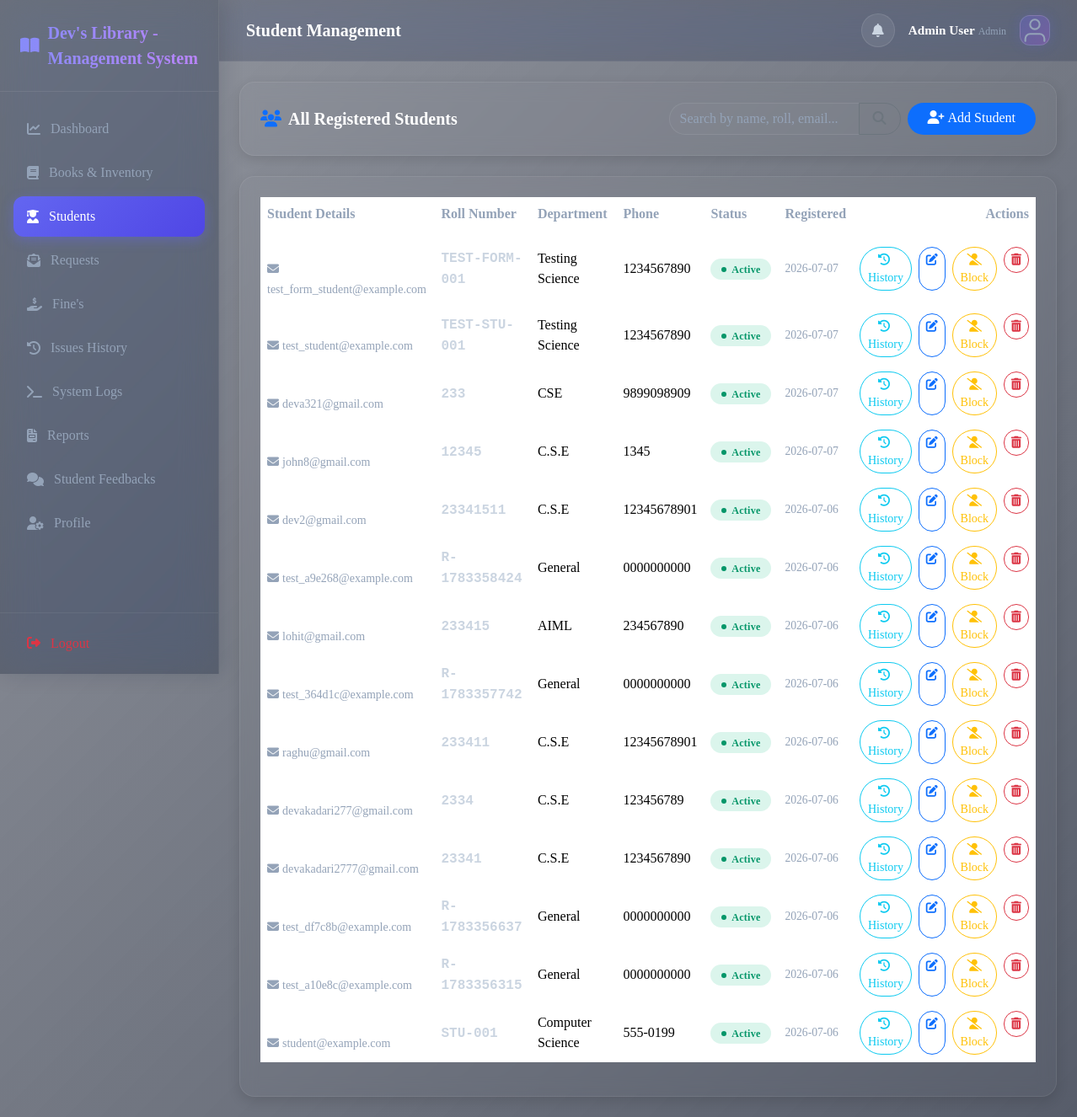
/students (signed in), run on an earlier commit of the app's database.
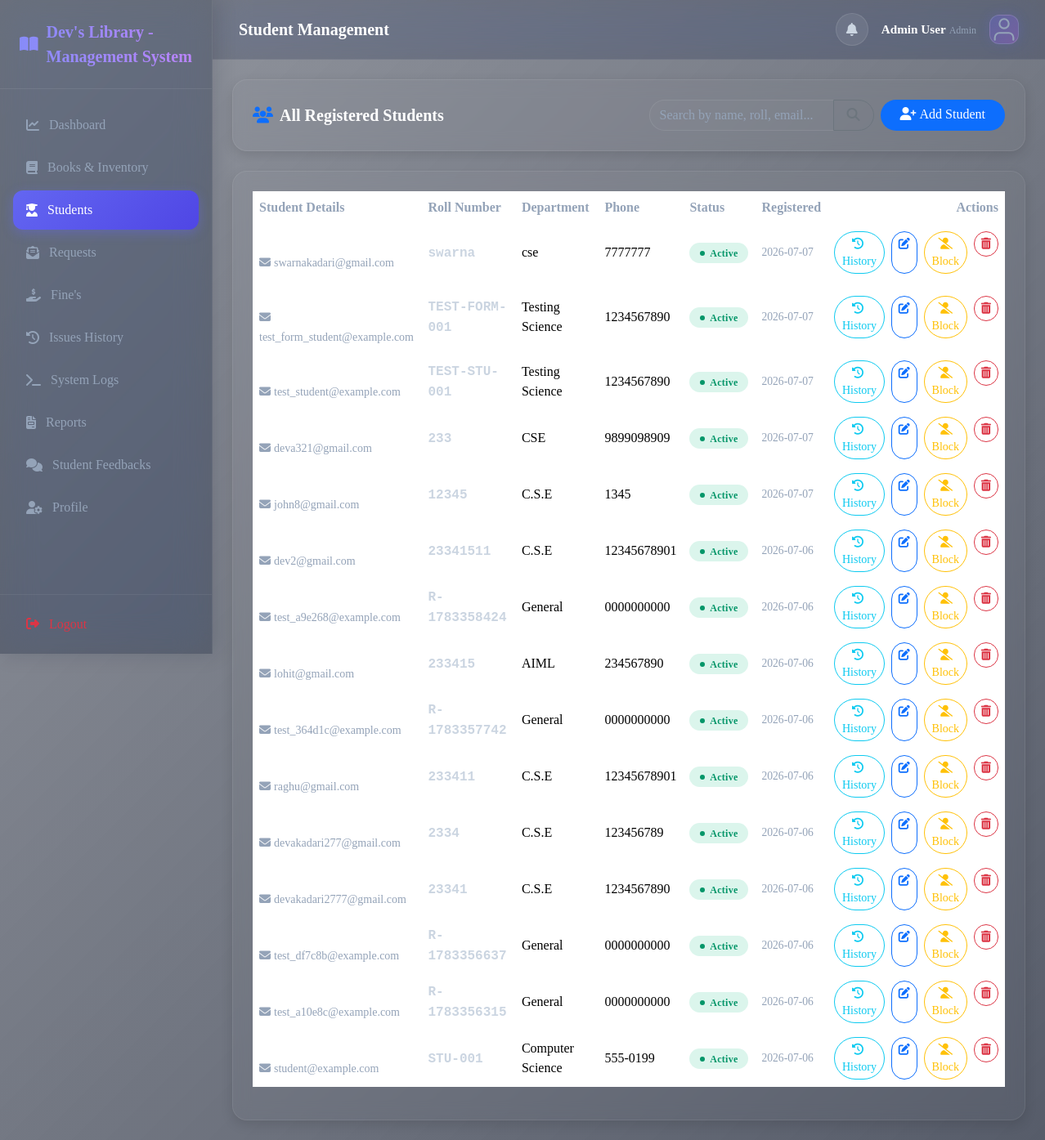
And on a later commit of the database.
### models.py (models this page shows, shortened)
class Admin(db.Model, UserMixin):
    __tablename__ = 'admins'
    id = db.Column(db.Integer, primary_key=True)
    full_name = db.Column(db.String(120), nullable=False)
    email = db.Column(db.String(120), unique=True, nullable=False)
    password_hash = db.Column(db.String(200), nullable=False)
    created_at = db.Column(db.DateTime, default=datetime.utcnow)
    image = db.Column(db.String(200), default='default-avatar.svg')
    @property
    def is_admin(self):
        return True
    @property
    def user_type(self):
        return 'Admin'

class Student(db.Model, UserMixin):
    __tablename__ = 'students'
    id = db.Column(db.Integer, primary_key=True)
    full_name = db.Column(db.String(120), nullable=False)
    email = db.Column(db.String(120), unique=True, nullable=False)
    password_hash = db.Column(db.String(200), nullable=False)
    roll_number = db.Column(db.String(50), unique=True, nullable=False)
    department = db.Column(db.String(120), nullable=False)
    phone = db.Column(db.String(20), nullable=False)
    address = db.Column(db.String(300), nullable=True)
    is_blocked = db.Column(db.Boolean, default=False)
    created_at = db.Column(db.DateTime, default=datetime.utcnow)
    image = db.Column(db.String(200), default='default-avatar.svg')
    issues = db.relationship('IssuedBook', backref='student', cascade='all, delete-orphan', lazy=True)
    requests = db.relationship('BookRequest', backref='student', cascade='all, delete-orphan', lazy=True)
    fines = db.relationship('FineRecord', backref='student', cascade='all, delete-orphan', lazy=True)
    transactions = db.relationship('Transaction', backref='student', cascade='all, delete-orphan', lazy=True)
    notifications = db.relationship('Notification', backref='student', cascade='all, delete-orphan', lazy=True)

### routes.py (the view, shortened to what this page needs)
@main.route('/students')
@login_required
@admin_required
def students_view():
    update_outstanding_fines()
    query = Student.query
    search = request.args.get('search', '').strip()
    students = query.order_by(Student.created_at.desc()).all()
    return render_template('students.html', students=students)

### models.py (called while the page is built)
@login_manager.user_loader
def load_user(user_id):
    if not user_id:
        return None
    user_type, _, uid = user_id.partition(':')
    if not uid.isdigit():
        return None
    if user_type == 'student':
        return Student.query.get(int(uid))
    if user_type == 'admin':
        return Admin.query.get(int(uid))
    return None

### routes.py (called while the page is built)
def admin_required(f):
    from functools import wraps
    @wraps(f)
    def decorated_function(*args, **kwargs):
        if not current_user.is_authenticated or not current_user.is_admin:
            flash('Access denied. Administrator privileges required.', 'danger')
            return redirect(url_for('main.dashboard'))
        return f(*args, **kwargs)
    return decorated_function

### utils.py (called while the page is built, shortened)
def update_outstanding_fines():
    from models import IssuedBook, FineRecord
    now = datetime.utcnow()
    overdue_issues = IssuedBook.query.filter(
        IssuedBook.status == 'Issued',
        IssuedBook.due_date < now
    ).all()
    try:
        db.session.commit()
    except Exception:
        db.session.rollback()

### templates/students.html (shortened to what this page needs)
{% extends 'base.html' %}
{% block page_title %}Student Management{% endblock %}
{% block content %}
<div class="card-glass p-4 mb-4">
  <div class="d-flex flex-wrap justify-content-between align-items-center gap-3">
    <h5 class="fw-bold m-0"><i class="fas fa-users me-2 text-primary"></i>All Registered Students</h5>
    <div class="d-flex gap-2">
      <form method="GET" action="{{ url_for('main.students_view') }}" class="d-flex align-items-center">
        <div class="input-group">
          <input type="text" name="search" class="form-control rounded-start-pill" placeholder="Search by name, roll, email..." value="{{ request.args.get('search', '') }}">
          <button class="btn btn-outline-secondary rounded-end-pill px-3" type="submit"><i class="fas fa-search"></i></button>
        </div>
      </form>
      <a href="{{ url_for('main.add_student') }}" class="btn btn-primary rounded-pill bg-primary-gradient border-0 px-4">
        <i class="fas fa-user-plus me-1"></i>Add Student
      </a>
    </div>
  </div>
</div>
<div class="card-glass p-4">
  <div class="table-responsive">
    <table class="table table-hover align-middle">
      <thead>
        <tr>
          <th>Student Details</th>
          <th>Roll Number</th>
          <th>Department</th>
          <th>Phone</th>
          <th>Status</th>
          <th>Registered</th>
          <th class="text-end">Actions</th>
        </tr>
      </thead>
      <tbody>
        {% for student in students %}
          <tr>
            <td>
              <div class="fw-bold text-dark">{{ student.full_name }}</div>
              <small class="text-muted"><i class="fas fa-envelope me-1"></i>{{ student.email }}</small>
            </td>
            <td>
              <span class="font-monospace fw-bold text-secondary">{{ student.roll_number }}</span>
            </td>
            <td>{{ student.department }}</td>
            <td>{{ student.phone }}</td>
            <td>
              {% if student.is_blocked %}
                <span class="badge badge-status badge-blocked">Blocked</span>
              {% else %}
                <span class="badge badge-status badge-active">Active</span>
              {% endif %}
            </td>
            <td style="font-size: 0.85rem;" class="text-muted">{{ student.created_at.strftime('%Y-%m-%d') }}</td>
            <td class="text-end">
              <div class="d-flex justify-content-end gap-2">
                <a href="{{ url_for('main.student_history', student_id=student.id) }}" class="btn btn-sm btn-outline-info rounded-pill" title="Borrowing History">
                  <i class="fas fa-history me-1"></i>History
                </a>
                <a href="{{ url_for('main.edit_student', student_id=student.id) }}" class="btn btn-sm btn-outline-primary rounded-pill" title="Edit Student">
                  <i class="fas fa-edit"></i>
                </a>
                <form action="{{ url_for('main.toggle_block_student', student_id=student.id) }}" method="POST" class="d-inline">
                  {% if student.is_blocked %}
                    <button type="submit" class="btn btn-sm btn-outline-success rounded-pill" title="Unblock Student">
                      <i class="fas fa-user-check"></i> Unblock
                    </button>
                  {% else %}
                    <button type="submit" class="btn btn-sm btn-outline-warning rounded-pill" title="Block Student">
                      <i class="fas fa-user-slash"></i> Block
                    </button>
                  {% endif %}
                </form>
                <form action="{{ url_for('main.delete_student', student_id=student.id) }}" method="POST" class="d-inline" onsubmit="return confirm('Are you sure you want to delete this student account permanently? This cannot be undone.');">
                  <button type="submit" class="btn btn-sm btn-outline-danger rounded-pill" title="Delete Account">
                    <i class="fas fa-trash-alt"></i>
                  </button>
                </form>
              </div>
            </td>
          </tr>
        {% else %}
          <tr>
            <td colspan="7" class="text-center text-muted py-4">No students registered yet or matches the search criteria.</td>
          </tr>
        {% endfor %}
      </tbody>
    </table>
  </div>
</div>
{% endblock %}

### templates/base.html (shortened to what this page needs)
<!DOCTYPE html>
<html lang="en">
<head>
  <link href="https://cdnjs.cloudflare.com/ajax/libs/font-awesome/6.4.0/css/all.min.css" rel="stylesheet" />
  <link href="https://cdnjs.cloudflare.com/ajax/libs/bootstrap/5.3.3/css/bootstrap.min.css" rel="stylesheet" />
  <link rel="stylesheet" href="{{ url_for('static', filename='css/app.css') }}" />
</head>
<body class="dashboard-page">
  <div class="app-wrapper">
    <aside class="sidebar">
      <div class="brand">
        <i class="fas fa-book-open"></i>
        <span> Dev's Library - Management System</span>
      </div>
      <ul class="sidebar-menu">
        {% if current_user.is_authenticated %}
        {% if current_user.is_admin %}
        <li class="{% if request.endpoint == 'main.dashboard' %}active{% endif %}">
          <a href="{{ url_for('main.dashboard') }}"><i class="fas fa-chart-line"></i> Dashboard</a>
        </li>
        <li class="{% if request.endpoint in ['main.books', 'main.add_book', 'main.edit_book'] %}active{% endif %}">
          <a href="{{ url_for('main.books') }}"><i class="fas fa-book"></i> Books & Inventory</a>
        </li>
        <li
          class="{% if request.endpoint in ['main.students_view', 'main.add_student', 'main.edit_student', 'main.student_history'] %}active{% endif %}">
          <a href="{{ url_for('main.students_view') }}"><i class="fas fa-user-graduate"></i> Students</a>
        </li>
        <li class="{% if request.endpoint == 'main.admin_requests' %}active{% endif %}">
          <a href="{{ url_for('main.admin_requests') }}">
            <i class="fas fa-envelope-open-text"></i> Requests
          </a>
        </li>
        <li class="{% if request.endpoint == 'main.fines_view' %}active{% endif %}">
          <a href="{{ url_for('main.fines_view') }}"><i class="fas fa-hand-holding-usd"></i> Fine's</a>
        </li>
        <li class="{% if request.endpoint == 'main.history' and not student_id %}active{% endif %}">
          <a href="{{ url_for('main.history') }}"><i class="fas fa-history"></i> Issues History</a>
        </li>
        <li class="{% if request.endpoint == 'main.logs_view' %}active{% endif %}">
          <a href="{{ url_for('main.logs_view') }}"><i class="fas fa-terminal"></i> System Logs</a>
        </li>
        <li class="{% if request.endpoint == 'main.reports_view' %}active{% endif %}">
          <a href="{{ url_for('main.reports_view') }}"><i class="fas fa-file-invoice"></i> Reports</a>
        </li>
        <li class="{% if request.endpoint == 'main.admin_feedback_view' %}active{% endif %}">
          <a href="{{ url_for('main.admin_feedback_view') }}"><i class="fas fa-comments"></i> Student Feedbacks</a>
        </li>
        <li class="{% if request.endpoint == 'main.profile' %}active{% endif %}">
          <a href="{{ url_for('main.profile') }}"><i class="fas fa-user-cog"></i> Profile</a>
        </li>
        {% endif %}
        {% endif %}
      </ul>
      <div class="sidebar-footer">
        <a href="{{ url_for('main.logout') }}" class="btn btn-outline-danger w-100 border-0 text-start ps-3 py-2">
          <i class="fas fa-sign-out-alt me-2"></i> Logout
        </a>
      </div>
    </aside>
    <main class="main-content">
      <nav class="top-navbar">
        <div class="d-flex align-items-center">
          <h1 class="page-title">
            {% block page_title %}Dashboard{% endblock %}
          </h1>
        </div>
        <div class="d-flex align-items-center gap-3">
          {% if current_user.is_authenticated %}
          <a href="{{ url_for('main.notifications') }}" class="btn btn-light position-relative p-2 rounded-circle"
            style="width:40px; height:40px;">
            <i class="fas fa-bell text-secondary"></i>
          </a>
          <div class="d-flex flex-column text-end d-none d-sm-block">
            <span class="fw-bold" style="font-size:0.95rem;">{{ current_user.full_name }}</span>
            <span class="text-muted" style="font-size:0.75rem;">{{ current_user.user_type }}</span>
          </div>
          <a href="{{ url_for('main.profile') }}">
            <img class="profile-avatar-circle"
              src="{{ url_for('static', filename='images/' + (current_user.image or 'default-avatar.svg')) }}"
              style="width:36px; height:36px; border-radius:12px; object-fit:cover; border: 1px solid rgba(255, 255, 255, 0.15); background: rgba(255,255,255,0.08);"
              alt="Avatar">
          </a>
          {% endif %}
        </div>
      </nav>
      <div class="container-fluid p-4">
        {% block content %}{% endblock %}
      </div>
    </main>
  </div>
</body>
</html>

What changed in the data, as far as the page shows it:
added Student: email "swarnakadari@gmail.com", roll_number "swarna", department "cse", phone "7777777", is_blocked "Active", created_at "2026-07-07"
